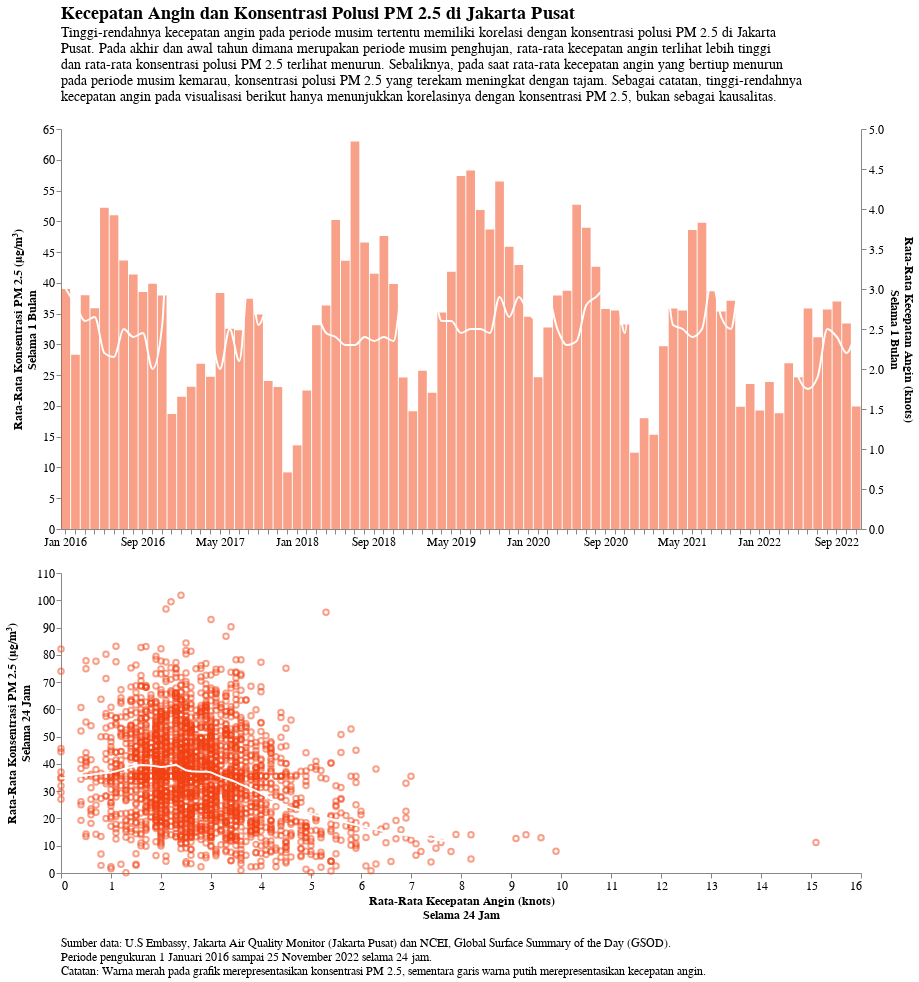

Notebook code for this chart:
### Markdown cell above
### 2.2 Kecepatan Angin vs Konsentrasi PM 2.5

### Code cell
base = alt.Chart(title=alt.TitleParams(
        text="Kecepatan Angin dan Konsentrasi Polusi PM 2.5 di Jakarta Pusat",
        subtitle=["Tinggi-rendahnya kecepatan angin pada periode musim tertentu memiliki korelasi dengan konsentrasi polusi PM 2.5 di Jakarta",
                  "Pusat. Pada akhir dan awal tahun dimana merupakan periode musim penghujan, rata-rata kecepatan angin terlihat lebih tinggi",
                  "dan rata-rata konsentrasi polusi PM 2.5 terlihat menurun. Sebaliknya, pada saat rata-rata kecepatan angin yang bertiup menurun",
                  "pada periode musim kemarau, konsentrasi polusi PM 2.5 yang terekam meningkat dengan tajam. Sebagai catatan, tinggi-rendahnya",
                  "kecepatan angin pada visualisasi berikut hanya menunjukkan korelasinya dengan konsentrasi PM 2.5, bukan sebagai kausalitas."],
                  align="left", anchor="start", baseline="line-top", fontSize=18, subtitleFontSize=14, offset=20)).encode(
    alt.X("tanggal", timeUnit="yearmonth", type="ordinal", axis=alt.Axis(title=None, format="%b %Y"))
).properties(
    width=800, height=400
)

bar = base.mark_bar(opacity=0.5, color='#f34213').encode(
    alt.Y('median(pm25)',
          title=["Rata-Rata Konsentrasi PM 2.5 (μg/m\u00b3)", "Selama 1 Bulan"])
)

line = base.mark_line(stroke='white', interpolate='monotone').encode(
    alt.Y('median(kecepatan_angin)',
          title=["Rata-Rata Kecepatan Angin (knots)", "Selama 1 Bulan"])
)

chart1 = alt.layer(bar, line).resolve_scale(
    y = 'independent'
)

points = alt.Chart().mark_point(opacity=0.5, color='#f34213').encode(
    x=alt.X('kecepatan_angin:Q', title=["Rata-Rata Kecepatan Angin (knots)", "Selama 24 Jam"]),
    y=alt.Y('pm25:Q', title=["Rata-Rata Konsentrasi PM 2.5 (μg/m\u00b3)", "Selama 24 Jam"])
)


chart2 = points + points.transform_loess(bandwidth=0.3, 
                            loess = "pm25", on="kecepatan_angin"
).mark_line(
    color='white',
    size=2
).properties(
    width=800, # lebar
    height=300 # tinggi
)


alt.vconcat(
    chart1, # overlay garis di scatter plot
    chart2,
    data=df_jakpus.reset_index() # reset index supaya datetime index jadi kolom
).configure_view(
    strokeWidth=0
).configure_title(
    frame='group'
).configure_axis(
    labelFontSize=12,
    titleFontSize=12,
    grid=False
).properties(
    title=alt.TitleParams(
        ['Sumber data: U.S Embassy, Jakarta Air Quality Monitor (Jakarta Pusat) dan NCEI, Global Surface Summary of the Day (GSOD).', 
        'Periode pengukuran 1 Januari 2016 sampai 25 November 2022 selama 24 jam.',
        "Catatan: Warna merah pada grafik merepresentasikan konsentrasi PM 2.5, sementara garis warna putih merepresentasikan kecepatan angin."],
        baseline='bottom',
        orient='bottom',
        anchor='start',
        fontWeight='normal',
        fontSize=12,
        offset=30
    )
)

### Figure 1 — Vega-Lite specification as saved in the notebook (floating-point values rounded to 4 significant figures; data arrays with more than 128 entries replaced by an {"elided": "..."} marker saying what was removed)
{"usermeta": {"embedOptions": {"theme": "dark"}}, "config": {"view": {"continuousWidth": 400, "continuousHeight": 300, "strokeWidth": 0}, "axis": {"grid": false, "labelFontSize": 12, "titleFontSize": 12}, "title": {"frame": "group"}}, "vconcat": [{"layer": [{"mark": {"type": "bar", "color": "#f34213", "opacity": 0.5}, "encoding": {"x": {"axis": {"format": "%b %Y", "title": null}, "field": "tanggal", "timeUnit": "yearmonth", "type": "ordinal"}, "y": {"aggregate": "median", "field": "pm25", "title": ["Rata-Rata Konsentrasi PM 2.5 (μg/m³)", "Selama 1 Bulan"], "type": "quantitative"}}, "height": 400, "title": {"text": "Kecepatan Angin dan Konsentrasi Polusi PM 2.5 di Jakarta Pusat", "align": "left", "anchor": "start", "baseline": "line-top", "fontSize": 18, "offset": 20, "subtitle": ["Tinggi-rendahnya kecepatan angin pada periode musim tertentu memiliki korelasi dengan konsentrasi polusi PM 2.5 di Jakarta", "Pusat. Pada akhir dan awal tahun dimana merupakan periode musim penghujan, rata-rata kecepatan angin terlihat lebih tinggi", "dan rata-rata konsentrasi polusi PM 2.5 terlihat menurun. Sebaliknya, pada saat rata-rata kecepatan angin yang bertiup menurun", "pada periode musim kemarau, konsentrasi polusi PM 2.5 yang terekam meningkat dengan tajam. Sebagai catatan, tinggi-rendahnya", "kecepatan angin pada visualisasi berikut hanya menunjukkan korelasinya dengan konsentrasi PM 2.5, bukan sebagai kausalitas."], "subtitleFontSize": 14}, "width": 800}, {"mark": {"type": "line", "interpolate": "monotone", "stroke": "white"}, "encoding": {"x": {"axis": {"format": "%b %Y", "title": null}, "field": "tanggal", "timeUnit": "yearmonth", "type": "ordinal"}, "y": {"aggregate": "median", "field": "kecepatan_angin", "title": ["Rata-Rata Kecepatan Angin (knots)", "Selama 1 Bulan"], "type": "quantitative"}}, "height": 400, "title": {"text": "Kecepatan Angin dan Konsentrasi Polusi PM 2.5 di Jakarta Pusat", "align": "left", "anchor": "start", "baseline": "line-top", "fontSize": 18, "offset": 20, "subtitle": ["Tinggi-rendahnya kecepatan angin pada periode musim tertentu memiliki korelasi dengan konsentrasi polusi PM 2.5 di Jakarta", "Pusat. Pada akhir dan awal tahun dimana merupakan periode musim penghujan, rata-rata kecepatan angin terlihat lebih tinggi", "dan rata-rata konsentrasi polusi PM 2.5 terlihat menurun. Sebaliknya, pada saat rata-rata kecepatan angin yang bertiup menurun", "pada periode musim kemarau, konsentrasi polusi PM 2.5 yang terekam meningkat dengan tajam. Sebagai catatan, tinggi-rendahnya", "kecepatan angin pada visualisasi berikut hanya menunjukkan korelasinya dengan konsentrasi PM 2.5, bukan sebagai kausalitas."], "subtitleFontSize": 14}, "width": 800}], "resolve": {"scale": {"y": "independent"}}}, {"layer": [{"mark": {"type": "point", "color": "#f34213", "opacity": 0.5}, "encoding": {"x": {"field": "kecepatan_angin", "title": ["Rata-Rata Kecepatan Angin (knots)", "Selama 24 Jam"], "type": "quantitative"}, "y": {"field": "pm25", "title": ["Rata-Rata Konsentrasi PM 2.5 (μg/m³)", "Selama 24 Jam"], "type": "quantitative"}}}, {"mark": {"type": "line", "color": "white", "size": 2}, "encoding": {"x": {"field": "kecepatan_angin", "title": ["Rata-Rata Kecepatan Angin (knots)", "Selama 24 Jam"], "type": "quantitative"}, "y": {"field": "pm25", "title": ["Rata-Rata Konsentrasi PM 2.5 (μg/m³)", "Selama 24 Jam"], "type": "quantitative"}}, "height": 300, "transform": [{"loess": "pm25", "on": "kecepatan_angin", "bandwidth": 0.3}], "width": 800}]}], "data": {"name": "data-a4e5a9de6a9db9293357b7037057e0e4"}, "title": {"text": ["Sumber data: U.S Embassy, Jakarta Air Quality Monitor (Jakarta Pusat) dan NCEI, Global Surface Summary of the Day (GSOD).", "Periode pengukuran 1 Januari 2016 sampai 25 November 2022 selama 24 jam.", "Catatan: Warna merah pada grafik merepresentasikan konsentrasi PM 2.5, sementara garis warna putih merepresentasikan kecepatan angin."], "anchor": "start", "baseline": "bottom", "fontSize": 12, "fontWeight": "normal", "offset": 30, "orient": "bottom"}, "$schema": "https://vega.github.io/schema/vega-lite/v4.17.0.json", "datasets": {"data-a4e5a9de6a9db9293357b7037057e0e4": {"elided": "2521 records"}}}
